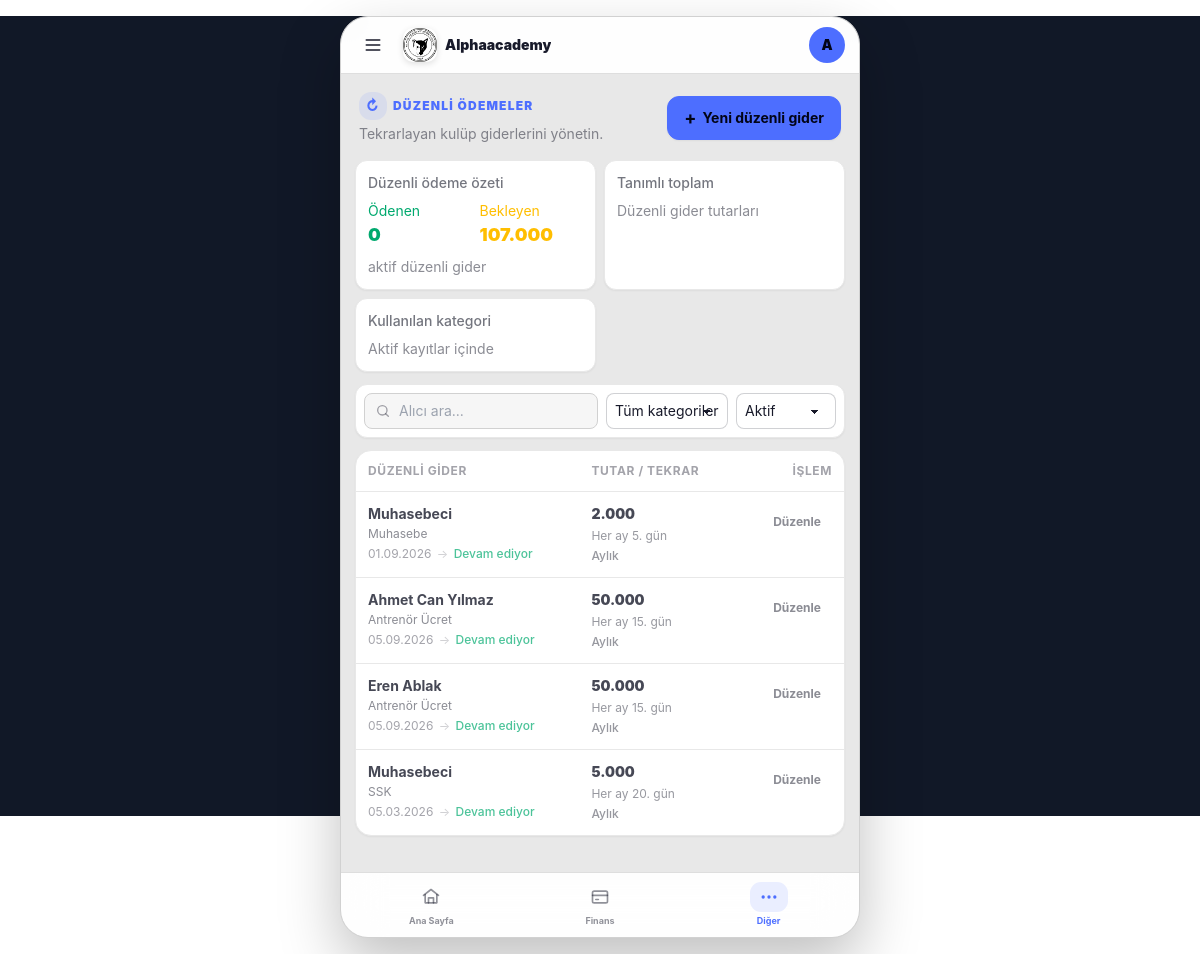
The app's page /finance/regular-expenses/ (signed in), older data.
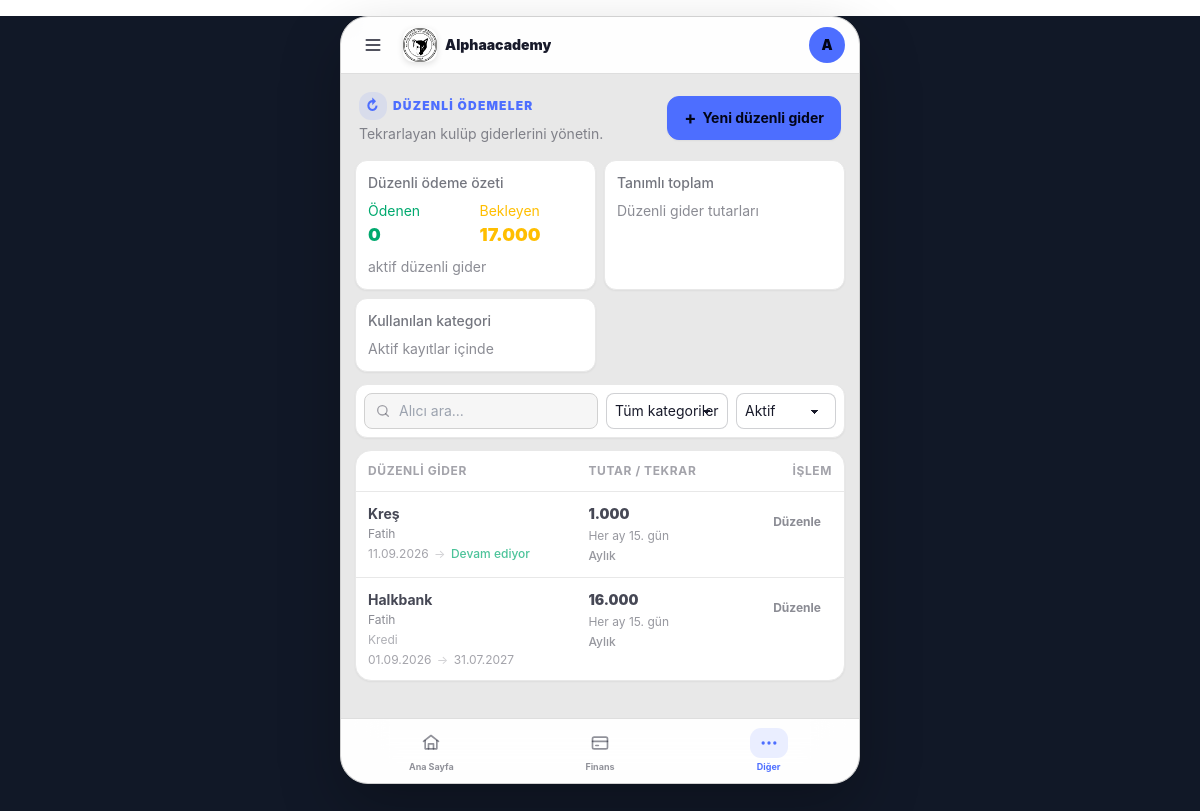
The same page, newer data.
### finance/models.py (models this page shows, shortened)
class RegularExpense(models.Model):
    category = models.ForeignKey(
        ExpenseCategory,
        on_delete=models.SET_NULL,
        null=True,
        related_name='regular_expenses',
        verbose_name="Kategori"
    )
    amount = models.IntegerField(verbose_name="Tutar (TL)")
    reciever = models.CharField(max_length=200, verbose_name="Alıcı / Firma / Kişi")
    start_date = models.DateField(verbose_name="Başlangıç Tarihi")
    end_date = models.DateField(null=True, blank=True, verbose_name="Bitiş Tarihi (Opsiyonel)")
    frequency = models.CharField(
        max_length=20,
        choices=[
            ('monthly', 'Aylık'),
            ('quarterly', '3 Aylık'),
            ('yearly', 'Yıllık'),
        ],
        default='monthly',
        verbose_name="Frekans"
    )
    paymentDay = models.PositiveSmallIntegerField(
        default=1,
        null=True,
        blank=True,
        verbose_name="Ödeme Günü",
        help_text="Örn: 15, 30. Boş bırakılırsa ödeme günü belirtilmemiş olur."
    )
    notes = models.TextField(blank=True, null=True, verbose_name="Açıklama / Detay")
    created_by = models.ForeignKey(
        settings.AUTH_USER_MODEL,
        on_delete=models.SET_NULL,
        null=True,
        verbose_name="Kaydı Oluşturan"
    )
    created_at = models.DateTimeField(auto_now_add=True)
    class Meta:
        verbose_name = "Düzenli Gider"
        verbose_name_plural = "Düzenli Giderler"
        ordering = ['-start_date']

class ExpenseCategory(models.Model):
    name = models.CharField(max_length=100, verbose_name="Kategori Adı")
    description = models.TextField(blank=True, null=True, verbose_name="Açıklama")
    class Meta:
        verbose_name = "Gider Kategorisi"
        verbose_name_plural = "Gider Kategorileri"

### finance/views.py (the view)
# urls.py: path('regular-expenses/', views.regular_expense_list, name='regular-expense-list'),
@login_required
def regular_expense_list(request):
    query = request.GET.get('q', '').strip()
    category_id = request.GET.get('category', '')
    status = request.GET.get('status', 'active')
    expenses = RegularExpense.objects.select_related('category', 'created_by').order_by(
        F('paymentDay').asc(nulls_last=True), '-start_date'
    )
    if query:
        expenses = expenses.filter(reciever__icontains=query)
    if category_id:
        expenses = expenses.filter(category_id=category_id)
    if status == 'active':
        expenses = expenses.filter(Q(end_date__isnull=True) | Q(end_date__gte=date.today()))
    elif status == 'expired':
        expenses = expenses.filter(end_date__lt=date.today())
    return render(request, 'finance/regular_expenses.html', {
        'regular_expenses': expenses,
        'categories': ExpenseCategory.objects.all().order_by('name'),
        'query': query,
        'selected_category': category_id,
        'status': status,
        'today': date.today(),
        **get_regular_expense_summary(),
    })

### finance/views.py (called while the page is built)
def get_period_bounds(period):
    try:
        period_start = datetime.strptime(period, '%Y-%m').date()
    except (TypeError, ValueError):
        period_start = date.today().replace(day=1)
    period_end = period_start.replace(
        day=calendar.monthrange(period_start.year, period_start.month)[1]
    )
    return period_start, period_end

def get_regular_expense_summary(period=None):
    period = period or date.today().strftime('%Y-%m')
    period_start, period_end = get_period_bounds(period)
    active_expenses = RegularExpense.objects.filter(
        start_date__lte=period_end
    ).filter(
        Q(end_date__isnull=True) | Q(end_date__gte=period_start)
    )
    paid_expenses = Expense.objects.filter(
        regular_expense__in=active_expenses,
        is_active=True,
        status='paid',
        period=period,
    )
    regular_total = active_expenses.aggregate(total=Sum('amount'))['total'] or 0
    paid_total = paid_expenses.aggregate(total=Sum('amount'))['total'] or 0
    return {
        'regular_total': regular_total,
        'regular_paid_total': paid_total,
        'regular_pending_total': regular_total - paid_total,
    }

### templates/finance/regular_expenses.html (shortened to what this page needs)
{% extends "base.html" %}
{% block content %}
<div class="w-full space-y-3">
    <header class="flex items-center justify-between gap-3 px-1 py-1">
        <div class="min-w-0">
            <div class="mb-1 flex items-center gap-1.5 text-[10px] font-black uppercase tracking-widest text-primary">
                <span class="grid h-7 w-7 shrink-0 place-items-center rounded-xl bg-primary/10 text-sm">
                    ↻
                </span>
                Düzenli ödemeler
            </div>
            <p class="mt-0.5 text-xs text-base-content/50">
                Tekrarlayan kulüp giderlerini yönetin.
            </p>
        </div>
        <button
            type="button"
            class="btn btn-primary h-11 min-h-0 shrink-0 gap-1.5 rounded-xl px-4 text-xs font-bold shadow-sm active:scale-[.97] transition-transform"
            hx-get="{% url 'regular-expense-create' %}?category={{ selected_category }}&q={{ query|urlencode }}&status={{ status }}"
            hx-target="#regular-expense-modal-container"
            hx-swap="innerHTML">
            <span class="text-lg leading-none">+</span>
            <span class="hidden sm:inline">Yeni düzenli gider</span>
        </button>
    </header>
    {% include 'finance/partials/_regular_expense_summary.html' %}
    <form method="get" class="flex flex-wrap items-center gap-2 rounded-xl border border-base-200 bg-base-100 p-2 shadow-sm">
        <div class="flex h-9 min-w-[9rem] flex-1 items-center gap-2 rounded-lg border border-base-300 bg-base-200/40 px-2.5">
            <svg class="h-4 w-4 shrink-0 text-base-content/40" viewBox="0 0 24 24" fill="none" stroke="currentColor" stroke-width="2" stroke-linecap="round" stroke-linejoin="round">
                <circle cx="11" cy="11" r="7"/>
                <path d="m20 20-4-4"/>
            </svg>
            <input type="search" name="q" value="{{ query }}" placeholder="Alıcı ara..." class="min-w-0 w-full border-0 bg-transparent p-0 text-xs outline-none focus:ring-0">
        </div>
        <select name="category" class="select select-bordered h-9 min-h-0 w-auto max-w-[8rem] rounded-lg px-2 text-xs" onchange="this.form.submit()">
            <option value="">Tüm kategoriler</option>
        </select>
        <select name="status" class="select select-bordered h-9 min-h-0 w-auto rounded-lg px-2 text-xs" onchange="this.form.submit()">
            <option value="active" {% if status == 'active' %}selected{% endif %}>Aktif</option>
        </select>
    </form>
    <section class="overflow-hidden rounded-2xl border border-base-200 bg-base-100 shadow-sm">
        <div class="overflow-x-auto">
            <table class="table w-full min-w-[420px]">
                <thead>
                    <tr class="border-b border-base-200 text-[9px] uppercase tracking-wider text-base-content/40">
                        <th class="p-3 font-bold">
                            Düzenli gider
                        </th>
                        <th class="p-3 font-bold">
                            Tutar / tekrar
                        </th>
                        <th class="p-3 text-right font-bold">
                            İşlem
                        </th>
                    </tr>
                </thead>
                {% include 'finance/partials/_regular_expense_list_response.html' %}
            </table>
        </div>
    </section>
</div>
{% endblock %}

### templates/finance/partials/_regular_expense_list_response.html (shortened to what this page needs)
<tbody id="regular-expense-list">
    {% for expense in regular_expenses %}
    <tr class="border-b border-base-200 last:border-0 transition-colors hover:bg-base-200/40 {% if expense.end_date and expense.end_date < today %}opacity-60{% endif %}">
        <td class="max-w-[220px] p-3 align-top">
            <div class="truncate text-sm font-bold text-base-content/80">
                {{ expense.reciever }}
            </div>
            <div class="mt-0.5 truncate text-[10px] text-base-content/50">
                {% if expense.category %}{{ expense.category.name }}{% else %}Kategorisiz{% endif %}
            </div>
            {% if expense.notes %}
                <div class="mt-1 max-w-[190px] truncate text-[10px] text-base-content/35">
                    {{ expense.notes }}
                </div>
            {% endif %}
            <div class="mt-1 text-[10px] text-base-content/40">
                {{ expense.start_date|date:'d.m.Y' }}
                <span class="mx-0.5 text-base-content/20">→</span>
                {% if expense.end_date %}
                    {{ expense.end_date|date:'d.m.Y' }}
                {% else %}
                    <span class="font-medium text-success/70">Devam ediyor</span>
                {% endif %}
            </div>
        </td>
        <td class="whitespace-nowrap p-3 align-top">
            <div class="text-sm font-black text-base-content/80">
                {{ expense.amount|floatformat:0 }}
            </div>
            <div class="mt-1 text-[10px] text-base-content/45">
                {% if expense.paymentDay %}
                    Her ay {{ expense.paymentDay }}. gün
                {% else %}
                    Gün yok
                {% endif %}
            </div>
            <span class="mt-1 inline-block text-[10px] font-medium text-base-content/45">
                {{ expense.get_frequency_display }}
            </span>
        </td>
        <td class="p-3 text-right align-top">
            <button type="button"
                class="btn btn-ghost h-9 min-h-0 rounded-lg px-2.5 text-[10px] font-bold text-base-content/50 hover:bg-base-200 hover:text-base-content/70"
                hx-get="{% url 'regular-expense-update' expense.pk %}?category={{ selected_category }}&q={{ query|urlencode }}&status={{ status }}"
                hx-target="#regular-expense-modal-container"
                hx-swap="innerHTML">
                Düzenle
            </button>
        </td>
    </tr>
    {% endfor %}
</tbody>

Row changes from the older to the newer data that the page shows:
removed RegularExpense: reciever "Muhasebeci", category.name "Muhasebe", start_date "01.09.2026", shows "Devam ediyor", amount "2.000", paymentDay "5", frequency "Aylık"
removed RegularExpense: reciever "Ahmet Can Yılmaz", category.name "Antrenör Ücret", start_date "05.09.2026", shows "Devam ediyor", amount "50.000", paymentDay "15", frequency "Aylık"
removed RegularExpense: reciever "Eren Ablak", category.name "Antrenör Ücret", start_date "05.09.2026", shows "Devam ediyor", amount "50.000", paymentDay "15", frequency "Aylık"
removed RegularExpense: reciever "Muhasebeci", category.name "SSK", start_date "05.03.2026", shows "Devam ediyor", amount "5.000", paymentDay "20", frequency "Aylık"
added RegularExpense: reciever "Kreş", category.name "Fatih", start_date "11.09.2026", shows "Devam ediyor", amount "1.000", paymentDay "15", frequency "Aylık"
added RegularExpense: reciever "Halkbank", category.name "Fatih", notes "Kredi", start_date "01.09.2026", end_date "31.07.2027", amount "16.000", paymentDay "15", frequency "Aylık"
Text that changed along with them:
{{ regular_pending_total|floatformat:0 }}: "107.000" → "17.000"
